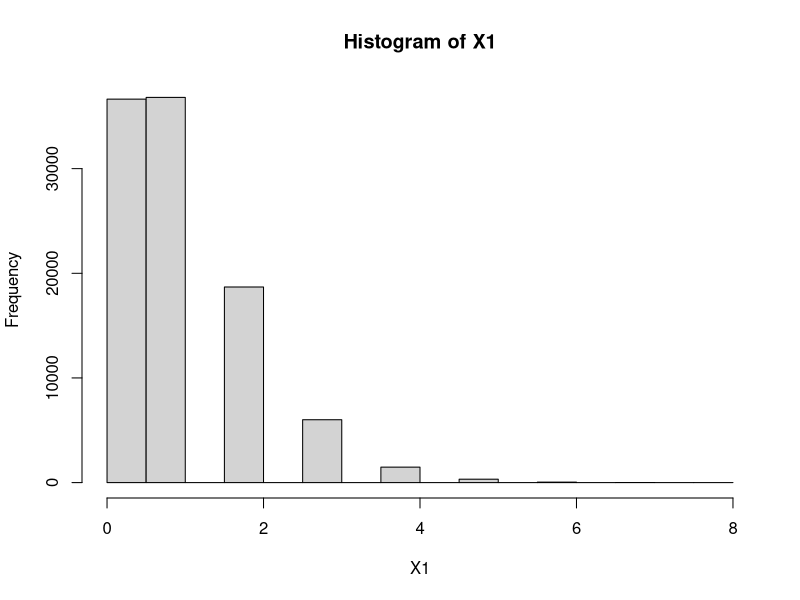
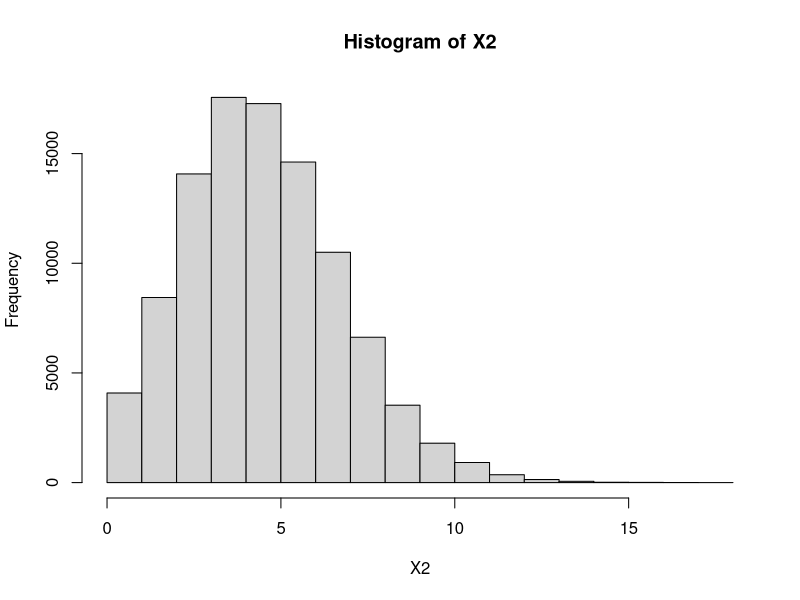
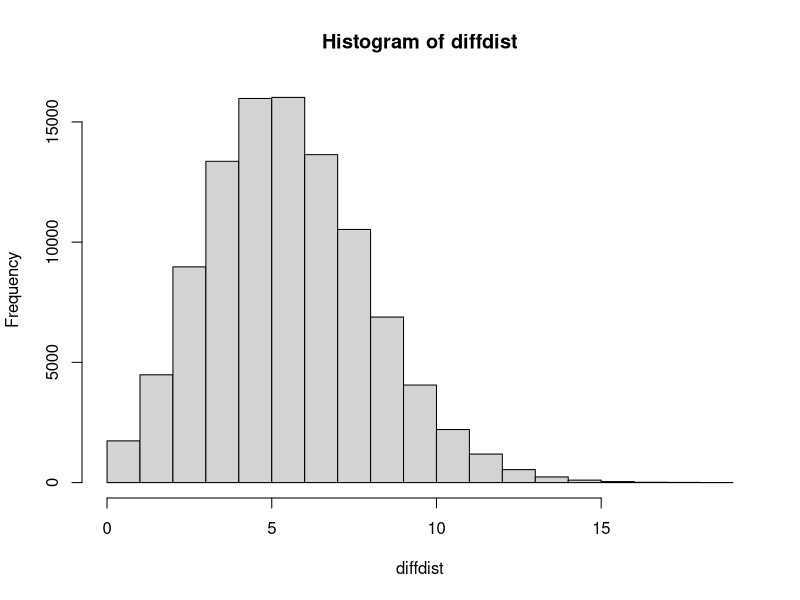
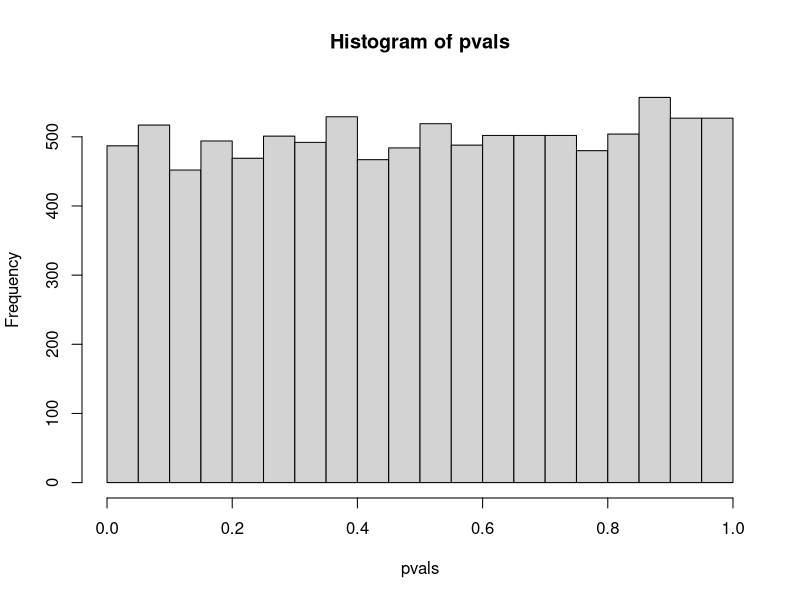
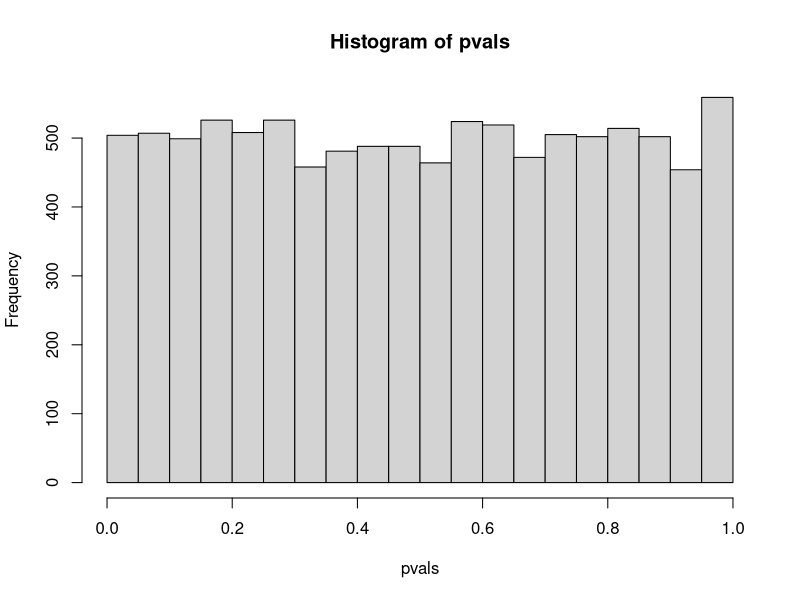
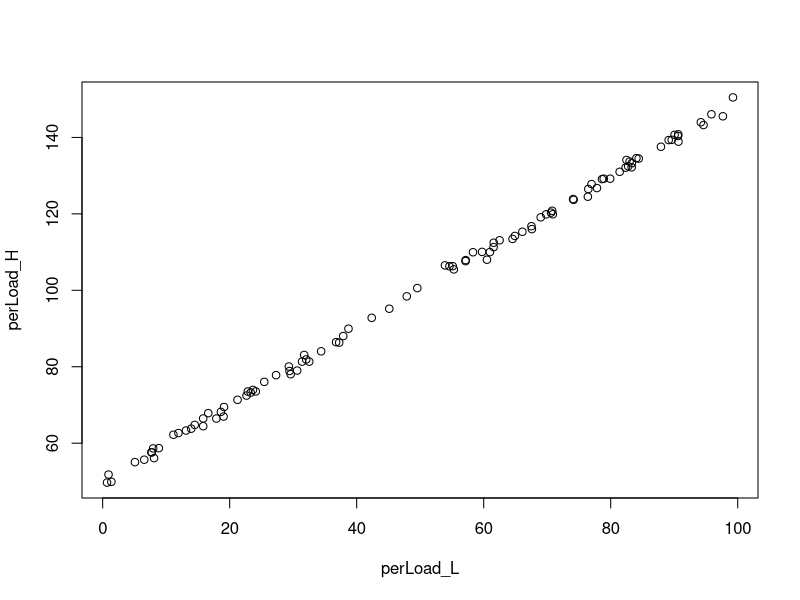
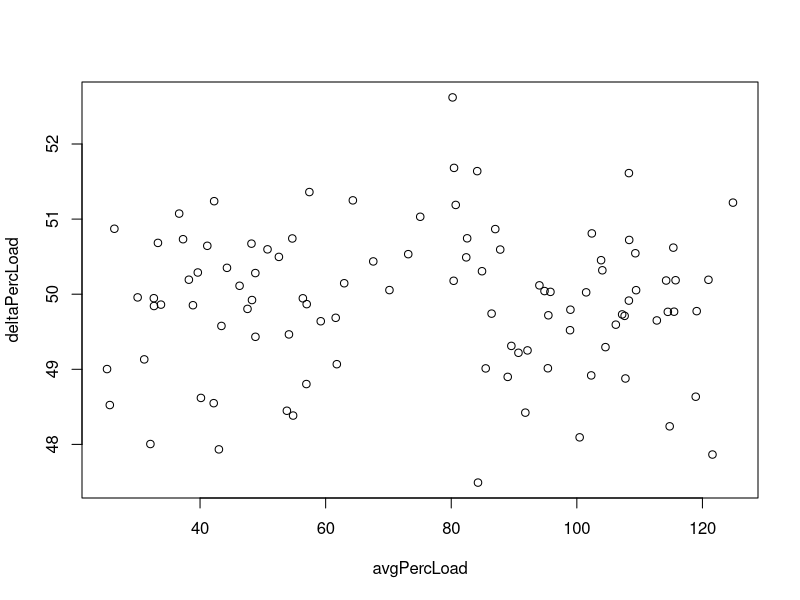
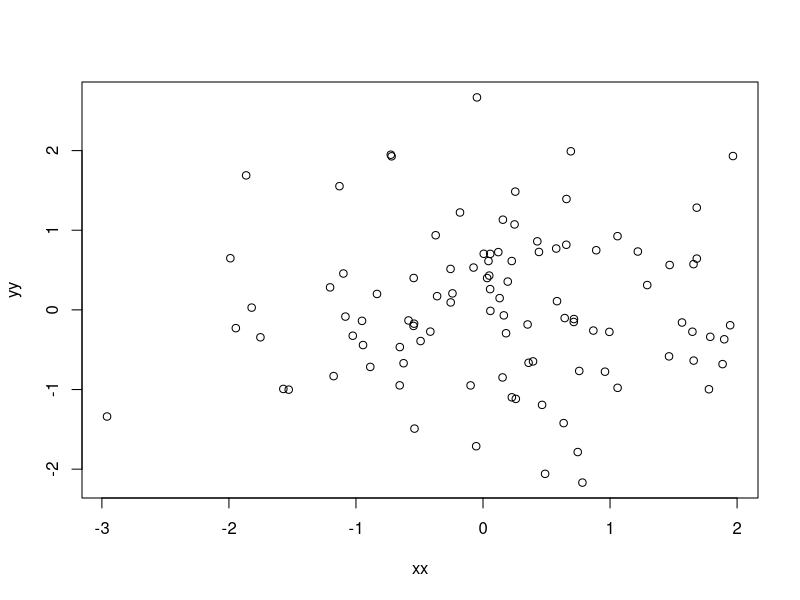

Source code (R) for these figures, in order: (Note: a time limit stopped this script after it produced the figures.)
X1 = rpois(100000, lambda = 1)

X2 = rpois(100000, lambda = 5)


diffdist = X2 + X1
hist(X1)
hist(X2)
hist(diffdist)




bootDiff = function(){
  
  x1 = rnorm(100)
  x2 = rnorm(100)
  
  diff = x2 - x1
  mod = lm(diff ~ I(1:100))
  return(summary(mod)$coef[2,4])
}


pvals = replicate(10000, bootDiff())
hist(pvals)


bootDiff2 = function(){
  
  x1 = rnorm(100)
  x2 = rnorm(100)
  
  diff = x2^2 - x1^2
  mod = lm(diff ~ I(1:100))
  return(summary(mod)$coef[2,4])
}


pvals = replicate(10000, bootDiff2())
hist(pvals)



perLoad_L = (runif(100, 0, 100))

perLoad_H = (perLoad_L + 50)  + rnorm(100)

plot(perLoad_L, perLoad_H)


deltaPercLoad = perLoad_H - perLoad_L
avgPercLoad = (perLoad_H + perLoad_L) / 2

plot(avgPercLoad, deltaPercLoad)



xx = rnorm(100)

ww = rnorm(100)


yy = rnorm(100)


plot(xx, yy) 

plot(xx*ww, yy*ww)

m1 = lm(yy ~ xx)

summary(m1)

m2= lm(I(yy*ww) ~ I(xx*ww))
summary(m2)

## boot3


bootDiff3 <- function(){
  xx = rnorm(100)
  ww = rnorm(100)
  yy = rnorm(100)
  m1 = summary(lm(yy ~ xx))
  # plot(xx, yy)
  # plot(I(yy*ww) ~ I(xx*ww))
  m2= lm(I(yy/ww) ~ I(xx/ww))
  
  
  return(c(m1$coefficients[2, 4],summary(m2)$coef[2, 4]) )
  
  
}

reps = replicate(5000, bootDiff3())
plot(t(reps))

hist(t(reps)[,1])
hist(t(reps)[,2])



bootDiff4 <- function(){
  xx = rnorm(100)
  ww = xx + rnorm(100)
  aa = prcomp(data.frame(xx, ww), center = TRUE, scale = TRUE)
  p1 = -predict(aa)[,1] 
  yy = rnorm(100)
  m1 = summary(lm(yy ~ p1))
  # plot(p1, yy)
  # plot(I(yy*ww) ~ p1)
  m2= lm(I(yy*ww) ~ p1)
  
  
  return(c(m1$coefficients[2, 4],summary(m2)$coef[2, 4]) )
  
  
}

reps = replicate(5000, bootDiff4())
plot(t(reps))

hist(t(reps)[,1])
hist(t(reps)[,2])


bootDiff5<- function(){
  xx = runif(100)
  yy = rnorm(100)
  m1 = summary(lm(yy ~ xx))
  # plot(p1, yy)
  # plot(I(yy*ww) ~ p1)
  m2= lm(I(yy*xx) ~ xx)
  
  
  return(c(m1$coefficients[2, 4],summary(m2)$coef[2, 4]) )
  
  
}

reps = replicate(5000, bootDiff5())
plot(t(reps))

hist(t(reps)[,1])
hist(t(reps)[,2])





# percent change could depend on weight


weight = seq(0, 10, length.out = 100)

combWeight = weight + weight *  0.6

combWeight[51:100] = weight[51:100] + weight[51:100] *  0.1

addedWeight = combWeight - weight
plot(addedWeight)

plot(addedWeight, combWeight)

yy = rep(c(1, 0), each = 50)


plot( addedWeight, yy)

percAdd = (addedWeight + xx) / 2
plot(percAdd, xx)



bootDiff6<- function(){
  beeSize = runif(100) + 4
  winglen = beeSize + rnorm(100, sd = 0.05)
  #plot(winglen, beeSize)
  
  changeInAmp = rep(1, length(beeSize))#rnorm(100, mean = -1,  sd = 0.1)
  # (changeInAmp)
  changeInArcLen = changeInAmp * winglen
  
  # plot(beeSize, changeInAmp)
  # plot(changeInArcLen~beeSize)
  
  s1 = summary(lm(changeInAmp~beeSize))
  return(s1$coefficients[2, 4])
  
  }

reps = replicate(10000, bootDiff6())
hist(reps)


plot(beeSize, changeInAmp)

plot(beeSize, changeInArcLen)


###########################################################################
# storks and babies example
# from this paper https://www.jstor.org/stable/pdf/2983064.pdf?refreqid=excelsior%3Ad1796dde58ee466bceccb9f7971bf6ee
numWomenPerCounty = rep(c(1, 2, 3, 4, 5), each = 10 )
numStorks = ceiling(numWomenPerCounty + rnorm(length(numWomenPerCounty), sd = 0.9) + 3)
numBabies = ceiling(numWomenPerCounty* 5 *rnorm(length(numWomenPerCounty),mean = 1, sd = 0.1) + 10)


# stork rate positively correlated with birth rate
plot(numStorks/numWomenPerCounty, numBabies/numWomenPerCounty)
abline(lm(I(numBabies/numWomenPerCounty) ~ I(numStorks/numWomenPerCounty)))


# birth rate vs. numStorks
plot(numStorks, numBabies/numWomenPerCounty)
abline(lm(I(numBabies/numWomenPerCounty) ~ I(numStorks)))


# birth rate vs. numStorks
plot(numStorks, numBabies)
abline(lm(I(numBabies) ~ I(numStorks)))

###########################################################################


###########################################################################
# Hypothetical buzz ratio example
# from this paper: file:///D:/Dropbox/AcademiaDropbox/PapersToCritique/VallejoMarin_BuzzPollinationBodySize/Paper.pdf

beeSize = rnorm(1000,mean = 5, sd = 0.9)

flightFreq = beeSize*20 + 150 + rnorm(1000, sd = 10)
buzzFreq = rnorm(1000, mean = 300, sd = 20) 


plot(buzzFreq ~ beeSize)
plot(flightFreq ~ beeSize)
abline(lm(I(flightFreq) ~ beeSize))


# in this case, buzzFreq is independent of bee size,
# flight freq is positively associated with bee size
plot(I(buzzFreq / flightFreq) ~ beeSize)
abline(lm(I(buzzFreq / flightFreq) ~ beeSize))



##################### flight freq is independent but buzz freq depends on size?
beeSize = rnorm(1000,mean = 5, sd = 0.9)

flightFreq = rnorm(1000, mean = 200, sd = 20)
buzzFreq =  beeSize*20 + 150 + rnorm(1000, sd = 10)


plot(buzzFreq ~ beeSize)
plot(flightFreq ~ beeSize)
abline(lm(I(flightFreq) ~ beeSize))


# in this case, flight freq is independent of bee size,
# buzz freq is positively associated with bee size
plot(I(buzzFreq / flightFreq) ~ beeSize)
abline(lm(I(buzzFreq / flightFreq) ~ beeSize))


##################### what if both flight freq and buzz freq depend on size, but to different degrees
beeSize = rnorm(1000,mean = 5, sd = 0.9)

flightFreq = beeSize*20 + rnorm(1000, mean = 200, sd = 10)
buzzFreq =  beeSize*10 + 350 + rnorm(1000, sd = 10)



plot(buzzFreq ~ beeSize, ylim = c(200, 600))
points(flightFreq ~ beeSize)
abline(lm(I(flightFreq) ~ beeSize))
abline(lm(I(buzzFreq) ~ beeSize))


# in this case, flight freq is independent of bee size,
# buzz freq is positively associated with bee size
plot(I(buzzFreq / flightFreq) ~ beeSize)
abline(lm(I(buzzFreq / flightFreq) ~ beeSize))


summary(lm(buzzFreq ~ beeSize + flightFreq))

car::vif(lm(buzzFreq ~ beeSize + flightFreq))


plot(flightFreq, buzzFreq)




bootDiff7<- function(){
  y1 = rnorm(100)
  y2 = rnorm(100)
  
  x1 = rnorm(100)
  x2 = rnorm(100)
  

  s1 = summary(lm(I(y1 - y2) ~ I(x1 - x2)))
  return(s1$coefficients[2, 4])
  
}

reps = replicate(10000, bootDiff7())
hist(reps)



#######################################################
# simulate 1% loading stuff


bootCoup1 = function(){
  f_h = rnorm(100, mean = 100)
  f_l = rnorm(100, mean = 100)
  
  mstarved = rnorm(100, mean = 100)
  m2h = rnorm(100, mean = 100)
  m2l = rnorm(100, mean = 100)
  mFh = rnorm(100, mean = 100)
  mFl = rnorm(100, mean = 100)
  
  y = (f_h - f_l)*mstarved / 
    ((m2h + mFh - m2l - mFl)*50)
  apl = 25 / mstarved * (m2h + mFh + m2l + mFl - 4*mFl)

  return(summary(lm(y~apl))$coef[2, c(1, 4)])

}

reps = replicate(5000, bootCoup1())
hist(t(reps)[,2])
mean(t(reps)[,2] < 0.05)

plot(t(reps))

hist(t(reps)[,1], breaks = 100)
hist(t(reps)[,2])
mean(t(reps)[,1])


bootCoup2 = function(){
  
  y = rnorm(100)
  x = rnorm(100)
  
  return(summary(lm(y~x))$coef[2, c(1, 4)])
  
}

bootCoup2()
reps = replicate(10000, bootCoup2())
mean(t(reps)[,2] < 0.05)
plot(t(reps))

hist(t(reps)[,1])
hist(t(reps)[,2])
mean(t(reps)[,1])




bootCoup3 = function(){
  
  y = rnorm(100)
  x = rnorm(100)
  
  summary(lm(I(y-x)~x + 0 + I(x) ))
  
  return(summary(lm(I(y-x)~I(( x )/2)))$coef[2, c(1, 4)])
  
}


reps = replicate(10000, bootCoup3())
hist(t(reps)[,2])
mean(t(reps)[,2] < 0.05)
plot(t(reps))

hist(t(reps)[,1])
hist(t(reps)[,2])
mean(t(reps)[,1])
